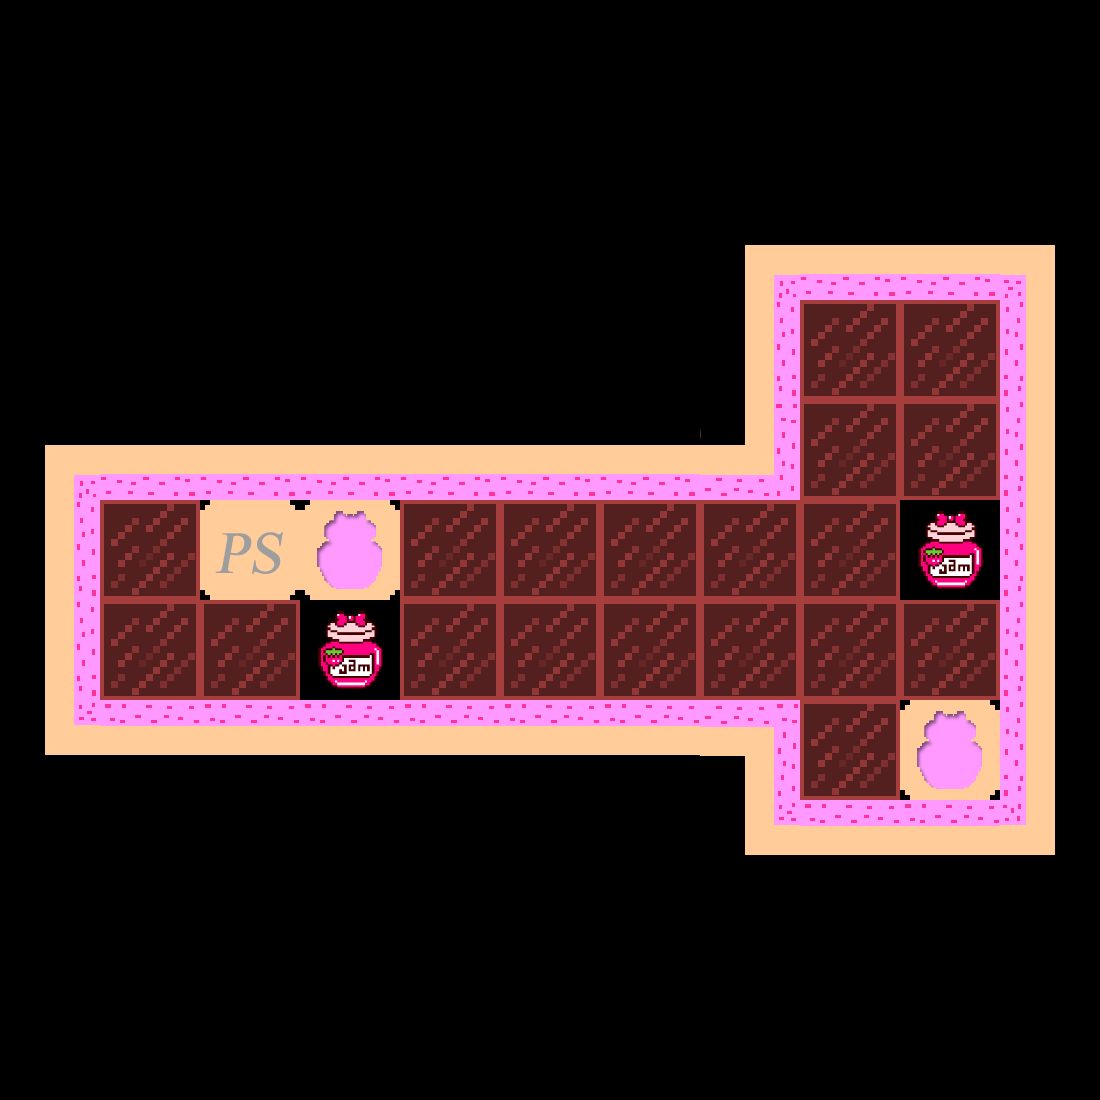

The image is a tile-based game level rendered from a .tmx file. Its description and source (layers, tilesets, objects; grid data summarised) follow:
An orthogonal 11x11 tile map with 100x100 px tiles, 1 tile layer (Calque de Tile 1).

<map version="1.0" orientation="orthogonal" width="11" height="11" tilewidth="100" tileheight="100">
 <properties>
  <property name="eatPower" value="0" />
  <property name="par" value="40" />
 </properties>
 <tileset firstgid="1" name="newTileSet" tilewidth="100" tileheight="100">
  <image source="../img/sprite/game/newTileSet.png" width="700" height="400" />
 </tileset>
 <layer name="Calque de Tile 1" width="11" height="11">
  <data>[121 cells, 56 non-empty, 14 distinct tile ids]</data>
 </layer>
</map>
